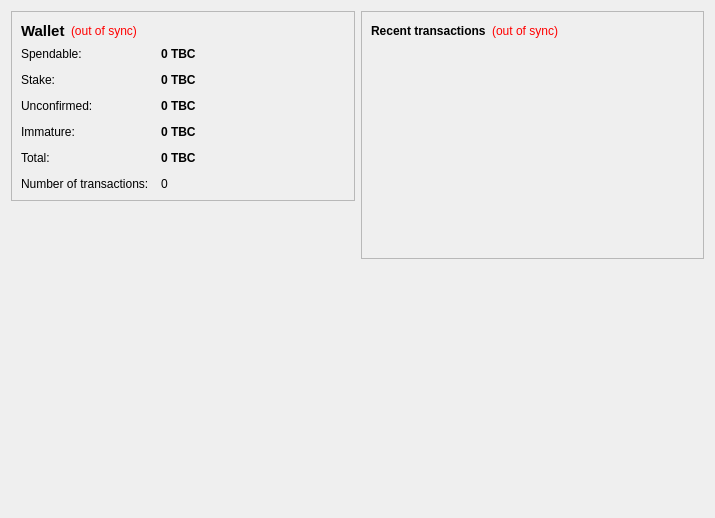
<?xml version="1.0" encoding="UTF-8"?>
<ui version="4.0">
 <class>OverviewPage</class>
 <widget class="QWidget" name="OverviewPage">
  <property name="geometry">
   <rect>
    <x>0</x>
    <y>0</y>
    <width>715</width>
    <height>518</height>
   </rect>
  </property>
  <property name="windowTitle">
   <string>Form</string>
  </property>
  <layout class="QHBoxLayout" name="horizontalLayout" stretch="1,1">
   <item>
    <layout class="QVBoxLayout" name="verticalLayout_2">
     <item>
      <widget class="QFrame" name="frame">
       <property name="frameShape">
        <enum>QFrame::StyledPanel</enum>
       </property>
       <property name="frameShadow">
        <enum>QFrame::Raised</enum>
       </property>
       <layout class="QVBoxLayout" name="verticalLayout_4">
        <item>
         <layout class="QHBoxLayout" name="horizontalLayout_4">
          <item>
           <widget class="QLabel" name="label_5">
            <property name="font">
             <font>
              <pointsize>11</pointsize>
              <weight>75</weight>
              <bold>true</bold>
             </font>
            </property>
            <property name="text">
             <string>Wallet</string>
            </property>
           </widget>
          </item>
          <item>
           <widget class="QLabel" name="labelWalletStatus">
            <property name="toolTip">
             <string>The displayed information may be out of date. Your wallet automatically synchronizes with the TBCoin network after a connection is established, but this process has not completed yet.</string>
            </property>
            <property name="styleSheet">
             <string notr="true">QLabel { color: red; }</string>
            </property>
            <property name="text">
             <string notr="true">(out of sync)</string>
            </property>
            <property name="alignment">
             <set>Qt::AlignLeading|Qt::AlignLeft|Qt::AlignVCenter</set>
            </property>
           </widget>
          </item>
          <item>
           <spacer name="horizontalSpacer_2">
            <property name="orientation">
             <enum>Qt::Horizontal</enum>
            </property>
            <property name="sizeHint" stdset="0">
             <size>
              <width>40</width>
              <height>20</height>
             </size>
            </property>
           </spacer>
          </item>
         </layout>
        </item>
        <item>
         <layout class="QFormLayout" name="formLayout_2">
          <property name="fieldGrowthPolicy">
           <enum>QFormLayout::AllNonFixedFieldsGrow</enum>
          </property>
          <property name="horizontalSpacing">
           <number>12</number>
          </property>
          <property name="verticalSpacing">
           <number>12</number>
          </property>
          <item row="0" column="0">
           <widget class="QLabel" name="label">
            <property name="text">
             <string>Spendable:</string>
            </property>
           </widget>
          </item>
          <item row="0" column="1">
           <widget class="QLabel" name="labelBalance">
            <property name="font">
             <font>
              <weight>75</weight>
              <bold>true</bold>
             </font>
            </property>
            <property name="cursor">
             <cursorShape>IBeamCursor</cursorShape>
            </property>
            <property name="toolTip">
             <string>Your current balance</string>
            </property>
            <property name="text">
             <string notr="true">0 TBC</string>
            </property>
            <property name="textInteractionFlags">
             <set>Qt::LinksAccessibleByMouse|Qt::TextSelectableByKeyboard|Qt::TextSelectableByMouse</set>
            </property>
           </widget>
          </item>
          <item row="1" column="0">
           <widget class="QLabel" name="label_6">
            <property name="text">
             <string>Stake:</string>
            </property>
           </widget>
          </item>
          <item row="1" column="1">
           <widget class="QLabel" name="labelStake">
            <property name="font">
             <font>
              <weight>75</weight>
              <bold>true</bold>
             </font>
            </property>
            <property name="cursor">
             <cursorShape>IBeamCursor</cursorShape>
            </property>
            <property name="toolTip">
             <string>Total of coins that was staked, and do not yet count toward the current balance</string>
            </property>
            <property name="text">
             <string notr="true">0 TBC</string>
            </property>
            <property name="textInteractionFlags">
             <set>Qt::LinksAccessibleByMouse|Qt::TextSelectableByKeyboard|Qt::TextSelectableByMouse</set>
            </property>
           </widget>
          </item>
          <item row="2" column="0">
           <widget class="QLabel" name="label_3">
            <property name="text">
             <string>Unconfirmed:</string>
            </property>
           </widget>
          </item>
          <item row="2" column="1">
           <widget class="QLabel" name="labelUnconfirmed">
            <property name="font">
             <font>
              <weight>75</weight>
              <bold>true</bold>
             </font>
            </property>
            <property name="cursor">
             <cursorShape>IBeamCursor</cursorShape>
            </property>
            <property name="toolTip">
             <string>Total of transactions that have yet to be confirmed, and do not yet count toward the current balance</string>
            </property>
            <property name="text">
             <string notr="true">0 TBC</string>
            </property>
            <property name="textInteractionFlags">
             <set>Qt::LinksAccessibleByMouse|Qt::TextSelectableByKeyboard|Qt::TextSelectableByMouse</set>
            </property>
           </widget>
          </item>
          <item row="3" column="0">
           <widget class="QLabel" name="labelImmatureText">
            <property name="text">
             <string>Immature:</string>
            </property>
           </widget>
          </item>
          <item row="3" column="1">
           <widget class="QLabel" name="labelImmature">
            <property name="font">
             <font>
              <weight>75</weight>
              <bold>true</bold>
             </font>
            </property>
            <property name="toolTip">
             <string>Mined balance that has not yet matured</string>
            </property>
            <property name="text">
             <string notr="true">0 TBC</string>
            </property>
            <property name="textInteractionFlags">
             <set>Qt::LinksAccessibleByMouse|Qt::TextSelectableByKeyboard|Qt::TextSelectableByMouse</set>
            </property>
           </widget>
          </item>
          <item row="5" column="1">
           <widget class="QLabel" name="labelNumTransactions">
            <property name="toolTip">
             <string>Total number of transactions in wallet</string>
            </property>
            <property name="text">
             <string notr="true">0</string>
            </property>
           </widget>
          </item>
          <item row="5" column="0">
           <widget class="QLabel" name="label_2">
            <property name="text">
             <string>Number of transactions:</string>
            </property>
           </widget>
          </item>
          <item row="4" column="0">
           <widget class="QLabel" name="labelTotalText">
            <property name="text">
             <string>Total:</string>
            </property>
           </widget>
          </item>
          <item row="4" column="1">
           <widget class="QLabel" name="labelTotal">
            <property name="font">
             <font>
              <weight>75</weight>
              <bold>true</bold>
             </font>
            </property>
            <property name="text">
             <string notr="true">0 TBC</string>
            </property>
           </widget>
          </item>
         </layout>
        </item>
       </layout>
      </widget>
     </item>
     <item>
      <spacer name="verticalSpacer">
       <property name="orientation">
        <enum>Qt::Vertical</enum>
       </property>
       <property name="sizeHint" stdset="0">
        <size>
         <width>20</width>
         <height>40</height>
        </size>
       </property>
      </spacer>
     </item>
     <item>
      <widget class="QLabel" name="label_6">
       <property name="text">
        <string/>
       </property>
       <property name="pixmap">
        <pixmap resource="../bitcoin.qrc">:/images/backg</pixmap>
       </property>
       <property name="scaledContents">
        <bool>false</bool>
       </property>
       <property name="alignment">
        <set>Qt::AlignCenter</set>
       </property>
       <property name="margin">
        <number>-2</number>
       </property>
      </widget>
     </item>
    </layout>
   </item>
   <item>
    <layout class="QVBoxLayout" name="verticalLayout_3">
     <item>
      <widget class="QFrame" name="frame_2">
       <property name="frameShape">
        <enum>QFrame::StyledPanel</enum>
       </property>
       <property name="frameShadow">
        <enum>QFrame::Raised</enum>
       </property>
       <layout class="QVBoxLayout" name="verticalLayout">
        <item>
         <layout class="QHBoxLayout" name="horizontalLayout_2">
          <item>
           <widget class="QLabel" name="label_4">
            <property name="text">
             <string>&lt;b&gt;Recent transactions&lt;/b&gt;</string>
            </property>
           </widget>
          </item>
          <item>
           <widget class="QLabel" name="labelTransactionsStatus">
            <property name="toolTip">
             <string>The displayed information may be out of date. Your wallet automatically synchronizes with the TBCoin network after a connection is established, but this process has not completed yet.</string>
            </property>
            <property name="styleSheet">
             <string notr="true">QLabel { color: red; }</string>
            </property>
            <property name="text">
             <string notr="true">(out of sync)</string>
            </property>
            <property name="alignment">
             <set>Qt::AlignRight|Qt::AlignTrailing|Qt::AlignVCenter</set>
            </property>
           </widget>
          </item>
          <item>
           <spacer name="horizontalSpacer">
            <property name="orientation">
             <enum>Qt::Horizontal</enum>
            </property>
            <property name="sizeHint" stdset="0">
             <size>
              <width>40</width>
              <height>20</height>
             </size>
            </property>
           </spacer>
          </item>
         </layout>
        </item>
        <item>
         <widget class="QListView" name="listTransactions">
          <property name="styleSheet">
           <string notr="true">QListView { background: transparent; }</string>
          </property>
          <property name="frameShape">
           <enum>QFrame::NoFrame</enum>
          </property>
          <property name="verticalScrollBarPolicy">
           <enum>Qt::ScrollBarAlwaysOff</enum>
          </property>
          <property name="horizontalScrollBarPolicy">
           <enum>Qt::ScrollBarAlwaysOff</enum>
          </property>
          <property name="selectionMode">
           <enum>QAbstractItemView::NoSelection</enum>
          </property>
         </widget>
        </item>
       </layout>
      </widget>
     </item>
     <item>
      <spacer name="verticalSpacer_2">
       <property name="orientation">
        <enum>Qt::Vertical</enum>
       </property>
       <property name="sizeHint" stdset="0">
        <size>
         <width>20</width>
         <height>40</height>
        </size>
       </property>
      </spacer>
     </item>
    </layout>
   </item>
  </layout>
 </widget>
 <resources>
  <include location="../bitcoin.qrc"/>
 </resources>
 <connections/>
</ui>
